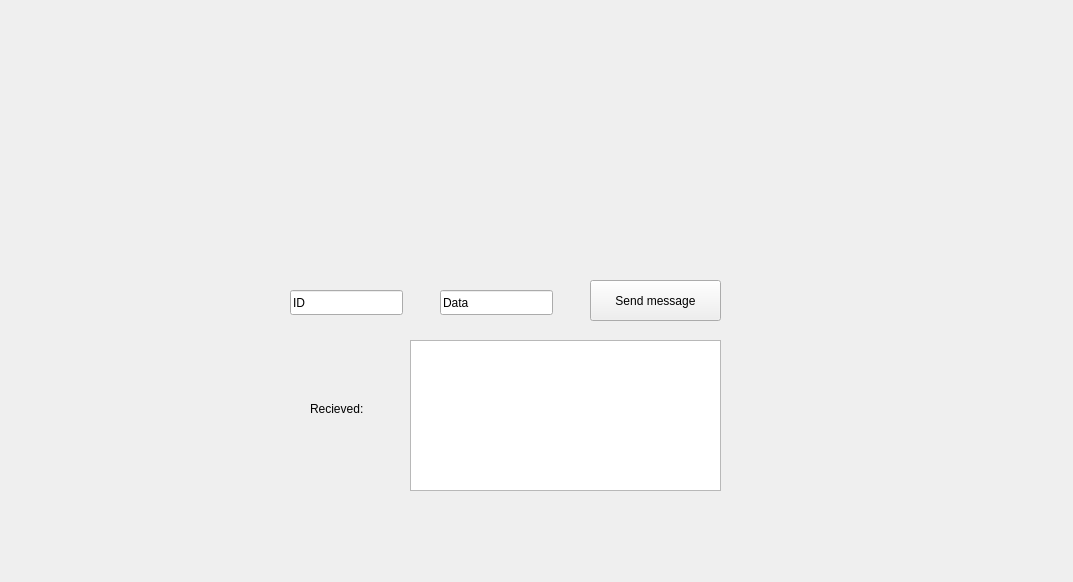
<?xml version="1.0" encoding="UTF-8"?>
<ui version="4.0">
 <class>MainWindow</class>
 <widget class="QMainWindow" name="MainWindow">
  <property name="geometry">
   <rect>
    <x>0</x>
    <y>0</y>
    <width>1073</width>
    <height>582</height>
   </rect>
  </property>
  <property name="windowTitle">
   <string>MainWindow</string>
  </property>
  <widget class="QWidget" name="centralwidget">
   <widget class="QPushButton" name="sendMessage">
    <property name="geometry">
     <rect>
      <x>590</x>
      <y>280</y>
      <width>131</width>
      <height>41</height>
     </rect>
    </property>
    <property name="text">
     <string>Send message</string>
    </property>
   </widget>
   <widget class="QLineEdit" name="messageID">
    <property name="geometry">
     <rect>
      <x>290</x>
      <y>290</y>
      <width>113</width>
      <height>25</height>
     </rect>
    </property>
    <property name="text">
     <string>ID</string>
    </property>
   </widget>
   <widget class="QLineEdit" name="messageData">
    <property name="geometry">
     <rect>
      <x>440</x>
      <y>290</y>
      <width>113</width>
      <height>25</height>
     </rect>
    </property>
    <property name="text">
     <string>Data</string>
    </property>
   </widget>
   <widget class="QTextEdit" name="recievedTextBox">
    <property name="geometry">
     <rect>
      <x>410</x>
      <y>340</y>
      <width>311</width>
      <height>151</height>
     </rect>
    </property>
    <property name="readOnly">
     <bool>true</bool>
    </property>
   </widget>
   <widget class="QLabel" name="recievedLabel">
    <property name="geometry">
     <rect>
      <x>310</x>
      <y>400</y>
      <width>67</width>
      <height>17</height>
     </rect>
    </property>
    <property name="text">
     <string>Recieved:</string>
    </property>
   </widget>
  </widget>
 </widget>
 <resources/>
 <connections/>
</ui>
